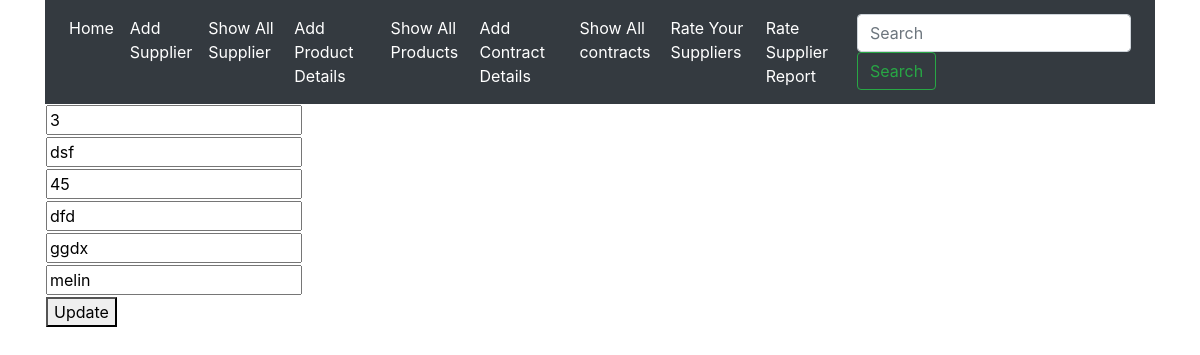
/edits/1, run on the app's committed database.
### myapps/models.py (models this page shows)
class Product(models.Model):
    pid = models.CharField(max_length=30)
    prname = models.CharField(max_length=100)
    price = models.CharField(max_length=30)
    suname = models.CharField(max_length=30)
    scname = models.CharField(max_length=30)
    dis = models.CharField(max_length=30)

### myapps/views.py (the view)
# urls.py: path('edits/<int:id>', views.edits),
def edits(request, id):
    product = Product.objects.get(id=id)
    return render(request, 'edits.html', {'product': product})

### myapps/templates/edits.html (shortened to what this page needs)
{% extends 'base.html' %}
{% block content %}
<form method="POST" action="/updats/{{ product.id }}">
    <table>
        <tr>
            <td><input name="pid" required value="{{ product.pid }}">
            </td>
        </tr>
        <tr>
            <td><input name="prname" required value="{{ product.prname }}">
            </td>
        </tr>
        <tr>
            <td><input name="price" required value="{{ product.price }}">
            </td>
        </tr>
        <tr>
            <td><input name="suname" required value="{{ product.suname }}">
            </td>
        </tr>
        <tr>
            <td><input name="scname" required value="{{ product.scname }}">
            </td>
        </tr>
        <tr>
            <td><input name="dis" required value="{{ product.dis }}">
            </td>
        </tr>
        <tr>
            <td>
                <button type="submit">Update</button>
            </td>
        </tr>
    </table>
</form>
{% endblock %}

### data on the page
Product: pid "3", prname "dsf", price "45", suname "dfd", scname "ggdx", dis "melin"
